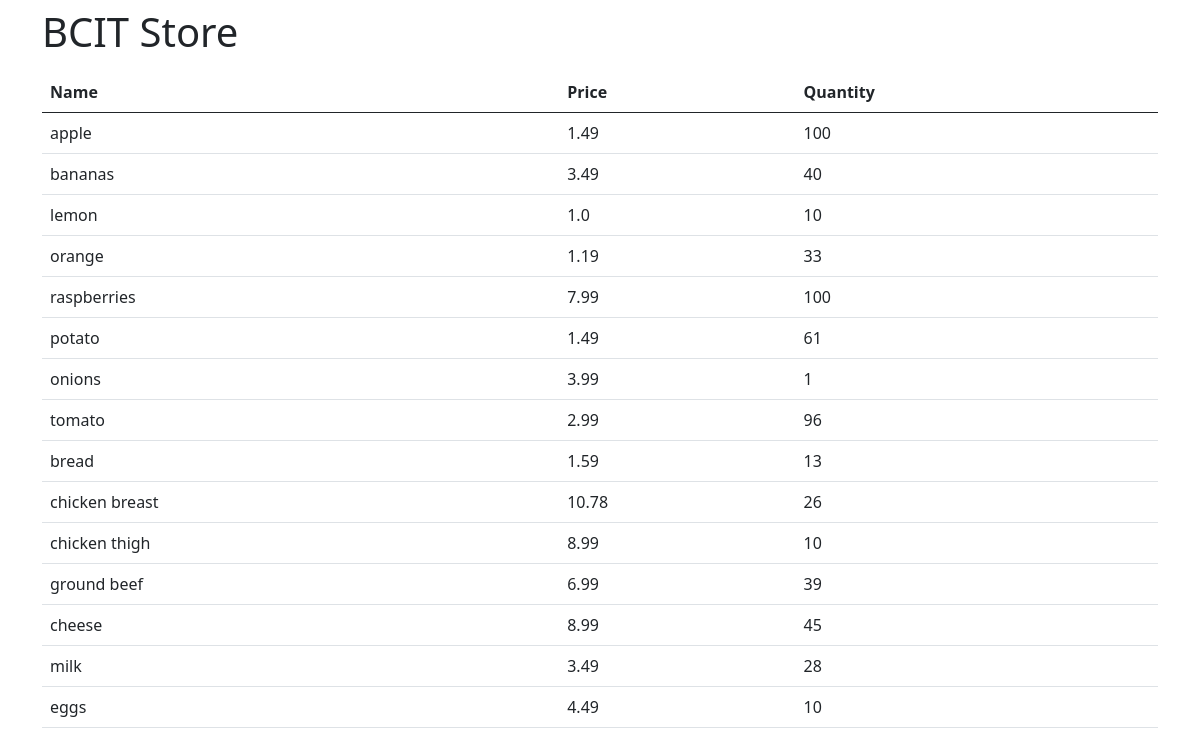
The page / on the database its author committed.
### models.py (models this page shows, shortened)
class Product(db.Model):
    name = db.Column(db.String, primary_key=True)
    price = db.Column(db.Float, nullable=False)
    quantity = db.Column(db.Integer, nullable=True)

### app.py (the view)
@app.route("/")
def home() -> str:
    data = Product.query.all()
    return render_template("index.html", products=data)

### templates/index.html
{% extends "base.html" %}
{% block content %}
<h1 class="py-2">BCIT Store</h1>
<table class="table table-highlighted">
    <thead>
        <tr>
            <th>Name</th>
            <th>Price</th>
            <th>Quantity</th>
        </tr>
    </thead>
    <tbody>
        {% for product in products %}
        <tr>
            <td>{{ product.name }}</td>
            <td>{{ product.price }}</td>
            <td>{{ product.quantity }}</td>
        </tr>
        {% endfor %}
    </tbody>
</table>
{% endblock %}

### templates/base.html (shortened to what this page needs)
<!doctype html>
<html lang="en">
<head>
    <link href="https://cdn.jsdelivr.net/npm/bootstrap@5.0.2/dist/css/bootstrap.min.css" rel="stylesheet"
>
</head>
<body>
    <div class="container">
        {% block content %}
        {% endblock %}
    </div>
</body>
</html>

### rows shown on the page
Product: name "apple", price "1.49", quantity "100"
Product: name "bananas", price "3.49", quantity "40"
Product: name "lemon", price "1.0", quantity "10"
Product: name "orange", price "1.19", quantity "33"
Product: name "raspberries", price "7.99", quantity "100"
Product: name "potato", price "1.49", quantity "61"
Product: name "onions", price "3.99", quantity "1"
Product: name "tomato", price "2.99", quantity "96"
Product: name "bread", price "1.59", quantity "13"
Product: name "chicken breast", price "10.78", quantity "26"
Product: name "chicken thigh", price "8.99", quantity "10"
Product: name "ground beef", price "6.99", quantity "39"
Product: name "cheese", price "8.99", quantity "45"
Product: name "milk", price "3.49", quantity "28"
Product: name "eggs", price "4.49", quantity "10"
